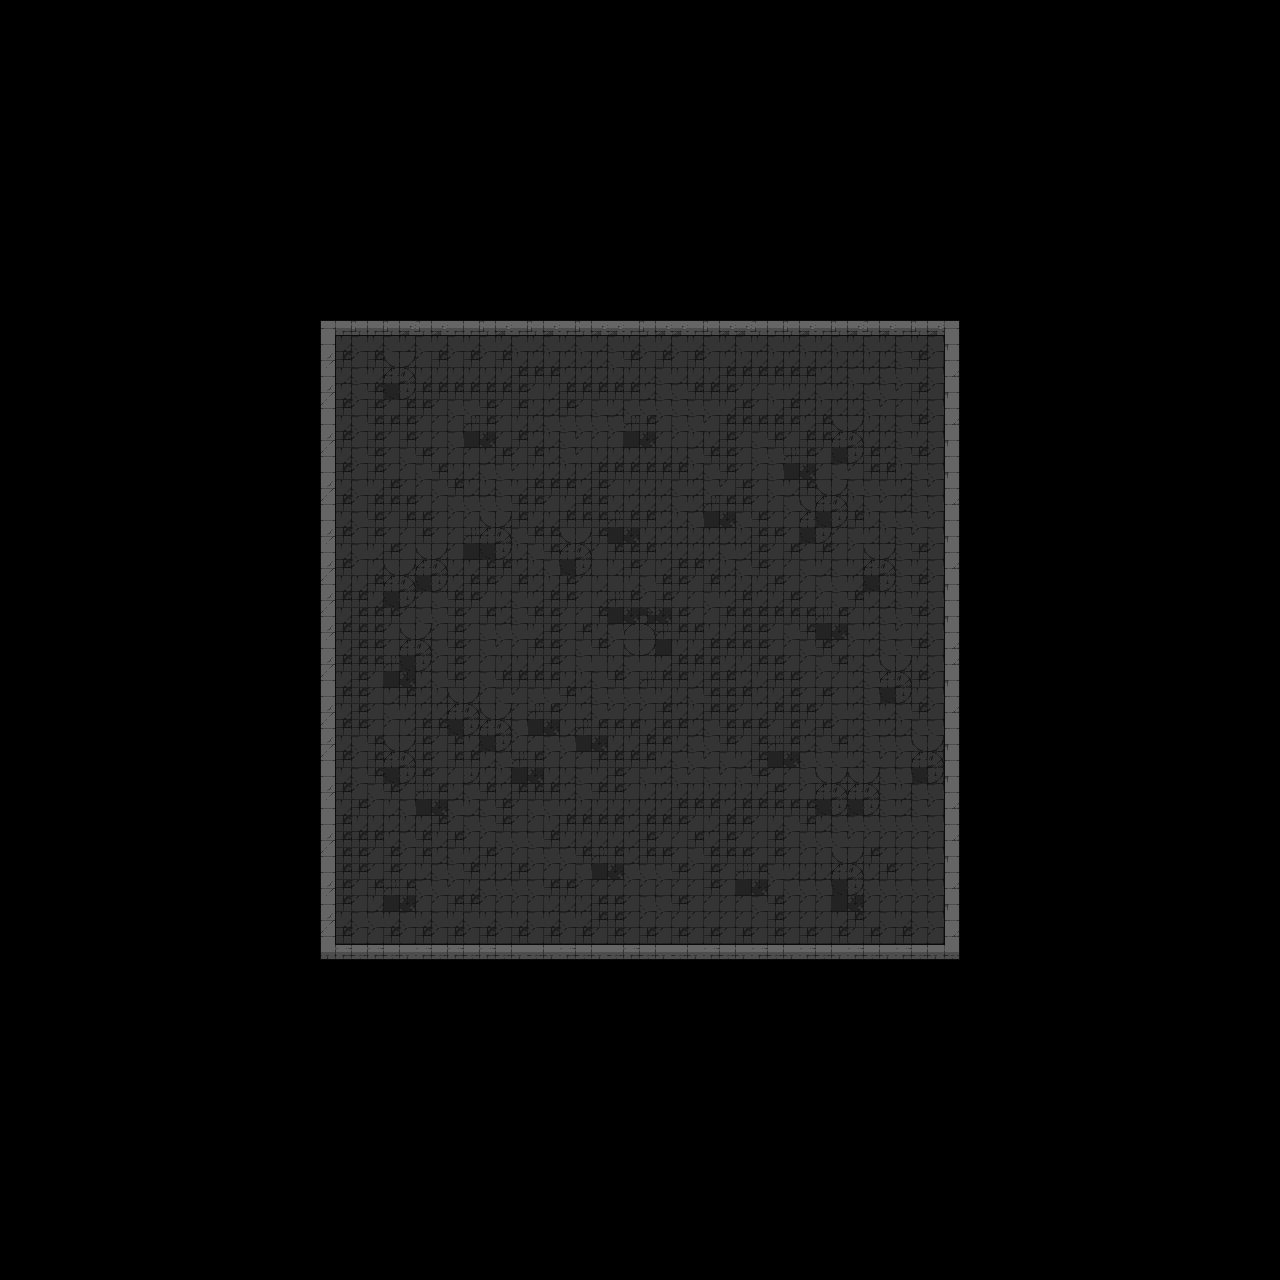

The image is a tile-based game level rendered from a .tmx file. Its description and source (layers, tilesets, objects; grid data summarised) follow:
An orthogonal 80x80 tile map with 16x16 px tiles, 4 tile layers (walls, torches, details, floor).

<map version="1.10" tiledversion="1.11.2" orientation="orthogonal" renderorder="right-down" width="80" height="80" tilewidth="16" tileheight="16" infinite="0" nextlayerid="5" nextobjectid="1">
 <tileset firstgid="1" source="boss_map_set.tsx" />
 <layer id="1" name="walls" width="80" height="80">
  <data>[6400 cells, 156 non-empty, 16 distinct tile ids]</data>
 </layer>
 <layer id="3" name="torches" width="80" height="80">
  <data>[6400 cells, 0 non-empty, 0 distinct tile ids]</data>
 </layer>
 <layer id="4" name="details" width="80" height="80">
  <data>[6400 cells, 0 non-empty, 0 distinct tile ids]</data>
 </layer>
 <layer id="2" name="floor" width="80" height="80">
  <data>[6400 cells, 1444 non-empty, 17 distinct tile ids]</data>
 </layer>
</map>
